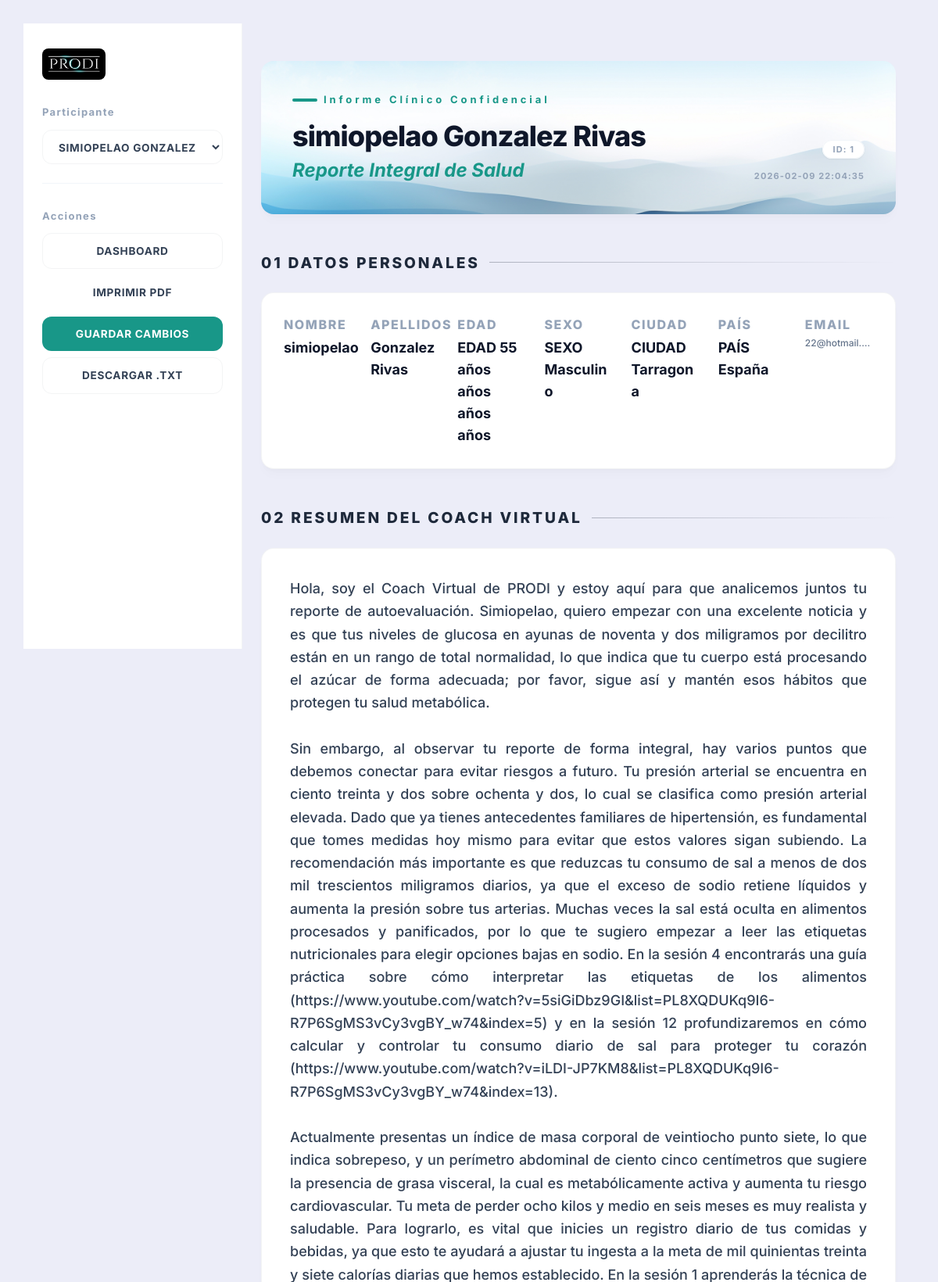
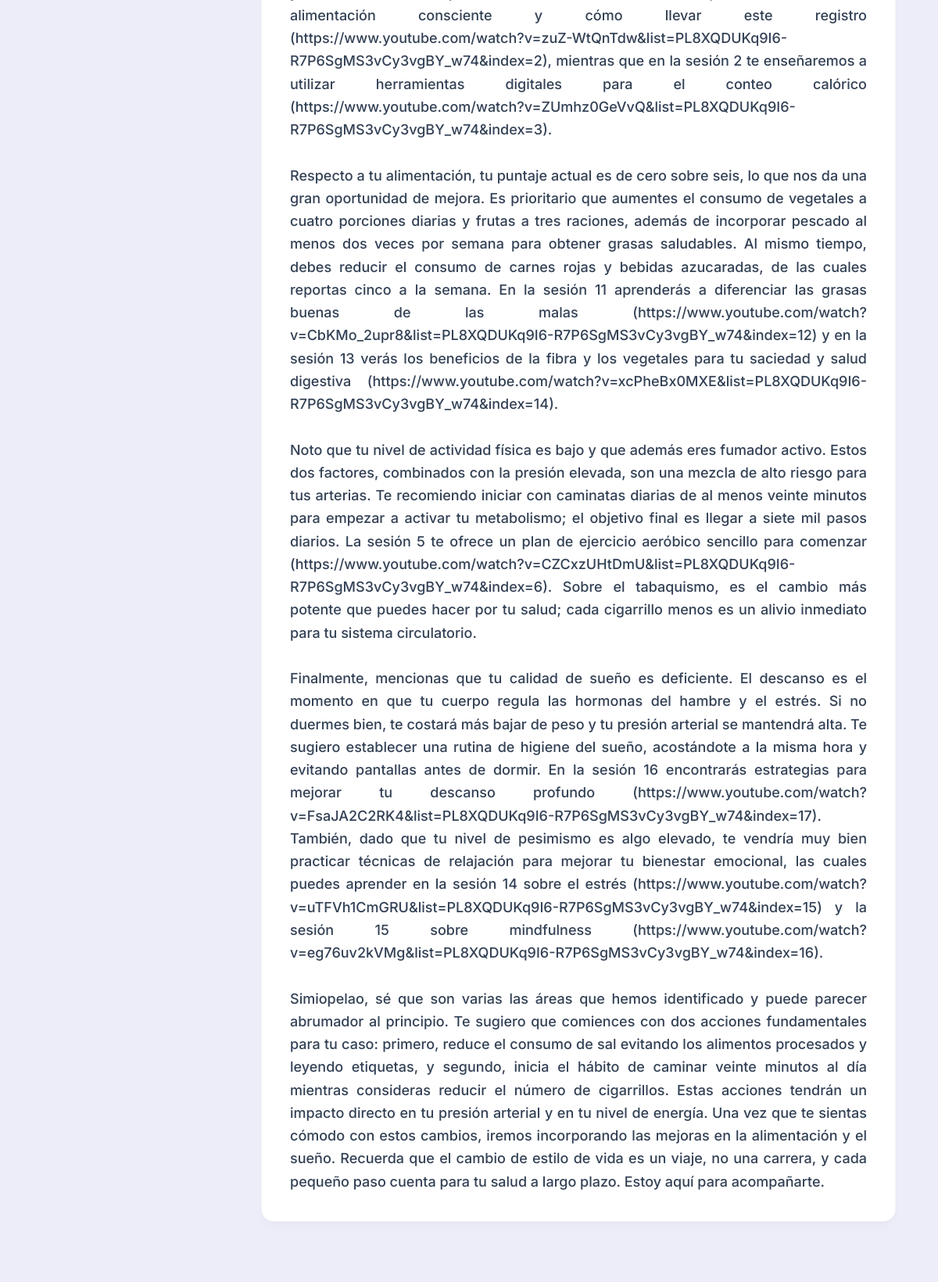
Page /reporte/1 (signed in, upper part) on the committed database (2 pictures, top to bottom).
### tables this page shows
CREATE TABLE historias_clinicas (
            id INTEGER PRIMARY KEY AUTOINCREMENT,
            fecha_registro TEXT DEFAULT CURRENT_TIMESTAMP,
            nombre TEXT, apellidos TEXT, edad INTEGER, sexo TEXT,
            email TEXT, telefono TEXT, ciudad TEXT, pais TEXT,
            antecedentes TEXT, presion_sistolica INTEGER, presion_diastolica INTEGER,
            medicamento_presion TEXT, glucosa_ayunas INTEGER, medicamento_glucosa TEXT,
            hba1c REAL, colesterol_total INTEGER, trigliceridos INTEGER,
            colesterol_ldl INTEGER, colesterol_hdl INTEGER, medicamento_lipidos TEXT,
            peso_kg REAL, talla_cm REAL, perimetro_abdominal REAL, medicamento_peso TEXT,
            desea_bajar_peso TEXT, porcentaje_perdida TEXT, tiempo_perdida TEXT,
            habito_tabaquico TEXT, exposicion_humo TEXT, nivel_actividad TEXT,
            minutos_actividad_semana TEXT, raciones_frutas INTEGER, raciones_vegetales INTEGER,
            raciones_grano_entero INTEGER, raciones_pescado INTEGER, vasos_bebidas_azucaradas INTEGER,
            habitos_sal TEXT, frecuencia_lacteos TEXT, frecuencia_carnes TEXT,
            frecuencia_alcohol TEXT, cantidad_alcohol TEXT, puntuacion_sueno INTEGER,
            ronca TEXT, circunferencia_cuello REAL, enfermedades_presentadas TEXT,
            escala_salud_hoy INTEGER, ansiedad_nervios TEXT, control_preocupacion TEXT,
            poco_interes TEXT, sentimiento_deprimido TEXT, nivel_optimismo INTEGER,
            nivel_pesimismo INTEGER, notas_medico TEXT, analisis_driver TEXT,
            rec_actividad TEXT, rec_alcohol TEXT, rec_ansiedad TEXT, rec_apnea TEXT,
            rec_azucar TEXT, rec_carnes TEXT, rec_depresion TEXT, rec_frutas TEXT,
            rec_glucosa TEXT, rec_granos TEXT, rec_lacteos TEXT, rec_lipidos_cardio TEXT,
            rec_lipidos TEXT, rec_optimismo TEXT, rec_pasivo TEXT, rec_pescado TEXT,
            rec_pesimismo TEXT, rec_presion TEXT, rec_sodio TEXT, rec_tabaco TEXT,
            rec_vegetales TEXT, diag_lipidos TEXT
        );

### app.py (the view)
@app.route('/reporte/<int:p_id>')
@login_required
def reporte_detalle(p_id):
    if session.get('role') == 'paciente' and session.get('paciente_id') != p_id:
        return redirect(url_for('landing_usuario'))
    try:
        conn = sqlite3.connect('prodi_salud.db')
        conn.row_factory = sqlite3.Row
        cursor = conn.cursor()
        cursor.execute("SELECT * FROM historias_clinicas WHERE id = ?", (p_id,))
        paciente = cursor.fetchone()
        cursor.execute("SELECT id, nombre, apellidos FROM historias_clinicas ORDER BY nombre ASC")
        filas = cursor.fetchall()
        lista_nombres = [(r['id'], f"{r['nombre']} {r['apellidos']}") for r in filas]
        conn.close()
        if not paciente:
            return "Paciente no encontrado", 404
        return render_template('reporte_paciente.html',
                               datos=paciente,
                               inscripciones_nombres=lista_nombres,
                               role=session.get('role'))
    except Exception as e:
        return f"Error: {e}", 500

### app.py (called while the page is built)
def login_required(f):
    @wraps(f)
    def decorated_function(*args, **kwargs):
        if 'user_id' not in session:
            return redirect(url_for('login'))
        return f(*args, **kwargs)
    return decorated_function

### templates/reporte_paciente.html (shortened to what this page needs)
<!DOCTYPE html>
<html lang="es">
<head>
    <script src="https://cdn.tailwindcss.com"></script>
    <link rel="stylesheet" href="{{ url_for('static', filename='css/styles_reporte.css') }}">
</head>
<body class="bg-[#ECEDF8]">
    <div class="dashboard-container {{ 'participant-layout' if role == 'paciente' }}">
        {% if role != 'paciente' %}
        <aside class="sidebar no-print">
            <div class="flex items-center gap-3 mb-8">
                <img src="../static/img/logo.jpg" alt="PRODI" style="height: 40px; border-radius: 8px;" />
            </div>
            <div class="mb-6">
                <label
                    class="block text-[13px] tracking-widest text-slate-400 font-bold mb-3 font-inter">Participante</label>
                <select id="participantSelect" class="sidebar-btn sidebar-btn-secondary w-full">
                    {% if inscripciones_nombres %}
                    {% for id_pac_loop, nombre_loop in inscripciones_nombres %}
                    <option value="{{ id_pac_loop }}" {% if id_pac_loop|string==datos.id|string %}selected{% endif %}>
                        {{ nombre_loop }}
                    </option>
                    {% endfor %}
                    {% endif %}
                </select>
            </div>
            <div class="mt-auto pt-8 border-t border-slate-100">
                <label
                    class="block text-[13px] tracking-widest text-slate-400 font-bold mb-3 font-inter">Acciones</label>
                <button onclick="window.location.href='/dashboard'" class="sidebar-btn sidebar-btn-secondary">
                    Dashboard
                </button>
                <button onclick="window.print()" class="sidebar-btn">
                    Imprimir PDF
                </button>
                <button id="btn-guardar-cambios" class="sidebar-btn sidebar-btn-primary">
                    Guardar Cambios
                </button>
                <button onclick="descargarReporteTxtParaGemini()" class="sidebar-btn sidebar-btn-secondary">
                    Descargar .txt
                </button>
            </div>
        </aside>
        {% endif %}
        <div class="report-content">
            <div class="max-w-6xl mx-auto px-6 py-12">
                <section class="banner-section header-banner mb-12"
                    style="background-image: url('../static/img/bn75.jpeg');">
                    <header class="mb-0">
                        <div class="flex items-center gap-2 text-accent font-bold mb-4">
                            <span class="w-8 h-1 bg-accent rounded-full"></span>
                            <span class="text-[13px] tracking-[0.3em]">Informe Clínico Confidencial</span>
                        </div>
                        <div class="flex flex-col md:flex-row justify-between items-end gap-6">
                            <div>
                                <h1 class="text-4xl font-extrabold text-slate-900 tracking-tight"
                                    id="paciente-nombre-completo">
                                    {{ datos.nombre }} {{ datos.apellidos }}
                                </h1>
                                <p class="text-2xl text-accent font-bold mt-2 italic">Reporte Integral de Salud</p>
                            </div>
                            <div class="text-right">
                                <span
                                    class="px-3 py-1 bg-white rounded-full text-[11px] font-bold text-slate-400 uppercase tracking-widest border border-slate-100 shadow-sm"
                                    id="paciente-id">
                                    ID: {{ datos.id }}
                                </span>
                                <p class="text-[11px] text-slate-400 uppercase tracking-widest mt-3 font-bold"
                                    id="fecha-reporte">
                                    {{ datos.fecha_registro or '---' }}
                                </p>
                            </div>
                        </div>
                    </header>
                </section>
                <main class="space-y-12">
                    <section>
                        <h2 class="section-header">01 Datos Personales</h2>
                        <div class="glass-card grid grid-cols-2 md:grid-cols-4 lg:grid-cols-7 gap-6">
                            <div>
                                <p class="data-label text-slate-400">Nombre</p>
                                <p class="text-lg font-bold text-slate-900" id="p-nombre">{{ datos.nombre }}</p>
                            </div>
                            <div>
                                <p class="data-label text-slate-400">Apellidos</p>
                                <p class="text-lg font-bold text-slate-900" id="p-apellidos">{{ datos.apellidos }}</p>
                            </div>
                            <div class="editable-field" contenteditable="true" data-key="edad">
                                <p class="data-label text-slate-400">Edad</p>
                                <p class="text-lg font-bold text-slate-900" id="p-edad">{{ datos.edad or '--' }}</p>
                            </div>
                            <div class="editable-field" contenteditable="true" data-key="sexo">
                                <p class="data-label text-slate-400">Sexo</p>
                                <p class="text-lg font-bold text-slate-900" id="p-sexo">{{ datos.sexo or '--' }}</p>
                            </div>
                            <div class="editable-field" contenteditable="true" data-key="ciudad">
                                <p class="data-label text-slate-400">Ciudad</p>
                                <p class="text-lg font-bold text-slate-900" id="p-ciudad">{{ datos.ciudad or '--' }}</p>
                            </div>
                            <div class="editable-field" contenteditable="true" data-key="pais">
                                <p class="data-label text-slate-400">País</p>
                                <p class="text-lg font-bold text-slate-900" id="p-pais">{{ datos.pais or '--' }}</p>
                            </div>
                            <div>
                                <p class="data-label text-slate-400">Email</p>
                                <p class="text-xs font-medium text-slate-500 truncate" id="p-email">{{ datos.email }}
                                </p>
                            </div>
                        </div>
                    </section>
                    <section>
                        <h2 class="section-header">02 Resumen del Coach Virtual</h2>
                        <div class="glass-card !bg-white">
                            <div id="narrativa-ia"
                                class="editable-field text-justify leading-relaxed text-slate-700 font-medium text-lg p-2"
                                contenteditable="true" data-key="analisis_driver"
                                style="white-space: pre-wrap; min-height: 150px;">{{ datos.analisis_driver if
                                datos.analisis_driver else 'Generando reporte personalizado...' }}</div>
                        </div>
                    </section>
                    <div class="grid grid-cols-1 md:grid-cols-2 gap-8">
                        <section>
                        </section>
                        <section>
                        </section>
                    </div>
                </main>
            </div>
        </div>
    </div>
</body>
</html>

### static/css/styles_reporte.css (style rules this page uses)
:root { --color-bg: #ECEDF8; --color-primary: #334155; --color-secondary: #1E293B; --color-accent: #189788; --color-success: #10B981; --color-warning: #F59E0B; --card-bg: #FFFFFF; --card-border: rgba(51, 65, 85, 0.06); --card-shadow: 0 10px 15px -3px rgba(0, 0, 0, 0.02), 0 4px 6px -2px rgba(0, 0, 0, 0.02); }
.text-accent { color: var(--color-accent) !important; }
.bg-accent { background-color: var(--color-accent) !important; }
body { font-family: 'Inter', system-ui, -apple-system, sans-serif; background-color: var(--color-bg); color: var(--color-primary); line-height: 1.6; font-size: 16px; padding: 30px; -webkit-font-smoothing: antialiased; }
h1, h2, h3, h4 { color: var(--color-secondary); font-weight: 700; letter-spacing: -0.01em; }
.glass-card, .glass-green, .glass-orange { background: var(--card-bg) !important; backdrop-filter: none !important; -webkit-backdrop-filter: none !important; color: #000000 !important; border: 1px solid var(--card-border) !important; border-radius: 16px; box-shadow: var(--card-shadow); padding: 28px; transition: transform 0.2s ease; }
.section-header { font-weight: 800; letter-spacing: 0.15em; text-transform: uppercase; font-size: 1.2rem; color: var(--color-secondary); display: flex; align-items: center; gap: 12px; margin-bottom: 1.5rem; margin-top: 2rem; }
.section-header::after { content: ""; height: 1px; flex-grow: 1; background: linear-gradient(to right, var(--color-secondary), transparent); opacity: 0.3; }
.data-label { font-size: 1rem; text-transform: uppercase; letter-spacing: 0.1em; color: #000; font-weight: 800; margin-bottom: 4px; }
.banner-section { background-size: cover; background-position: center; padding: 60px 40px; font-size: 24px; font-weight: 800; text-shadow: 0 2px 10px rgba(0, 0, 0, 0.4); text-align: center; border-radius: 16px; box-shadow: var(--card-shadow); overflow: hidden; margin-bottom: 2rem; position: relative; display: flex; flex-direction: column; justify-content: center; align-items: center; min-height: 100px; }
.header-banner { display: block !important; text-align: left !important; text-shadow: none !important; padding: 40px !important; min-height: auto !important; }
.header-banner::before { display: none !important; }
.header-banner h1, .header-banner p, .header-banner span, .header-banner b { text-shadow: none !important; }
.banner-section { position: relative; }
.banner-section::before { content: ""; position: absolute; inset: 0; background: rgba(0, 0, 0, 0.1); z-index: 1; border-radius: inherit; pointer-events: none; }
.banner-section>* { position: relative; z-index: 2; }
.report-content { margin-left: 320px; width: calc(100% - 320px); padding: 0; }
.dashboard-container { display: flex; min-height: 100vh; }
.sidebar { width: 280px; background: #FFFFFF; padding: 32px 24px; position: fixed; height: 100vh; overflow-y: auto; border-right: 1px solid var(--card-border); z-index: 1000; }
.report-content { margin-left: 280px; flex-grow: 1; min-height: 100vh; width: calc(100% - 280px); }
.sidebar-btn { display: flex; width: 100%; padding: 12px 16px; border-radius: 12px; font-size: 0.85rem; font-weight: 700; margin-bottom: 8px; transition: all 0.2s ease; align-items: center; justify-content: center; text-transform: uppercase; letter-spacing: 0.05em; }
.sidebar-btn-primary { background: var(--color-accent); color: white; }
.sidebar-btn-secondary { background: transparent; color: var(--color-primary); border: 1px solid var(--card-border); }
.editable-field { transition: all 0.2s ease; border-radius: 4px; }
.text-justify { text-align: justify; }

### rows in the picture
historias_clinicas: id "simiopelao Gonzalez Rivas", nombre "simiopelao", apellidos "Gonzalez Rivas", id "1", fecha_registro "2026-02-09 22:04:35", edad "EDAD 55 años años años años", sexo "SEXO Masculino", ciudad "CIUDAD Tarragona", pais "PAÍS España", email "22@hotmail.…", analisis_driver "Hola, soy el Coach Virtual de PRODI y estoy aquí para que analicemos juntos tu reporte de autoevaluación. Simiopelao, quiero empezar con una excelente noticia y es que tus niveles de glucosa en ayunas de noventa y dos miligramos por decilitro están en un rango de total normalidad, lo que indica que tu cuerpo está procesando el azúcar de forma adecuada; por favor, sigue así y mantén esos hábitos que protegen tu salud metabólica. Sin embargo, al observar tu reporte de forma integral, hay varios puntos que debemos conectar para evitar riesgos a futuro. Tu presión arterial se encuentra en ciento treinta y dos sobre ochenta y dos, lo cual se clasifica como presión arterial elevada. Dado que ya…"
